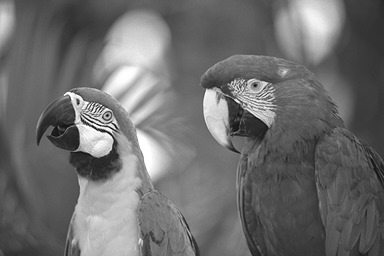
#> input picture Image/gray2.png, 384 x 256 px, found by its file name
$ python chuong6.py
#> lines starting #> are read from the running program, lines starting #| are printed output that depends on the picture
import cv2
import numpy as np
import matplotlib.pyplot as plt

def butterworth_lowpass_filter(shape, D0, n): #thông thấp
    P, Q = shape
    H = np.zeros((P, Q))
    for u in range(P):
        for v in range(Q):
            D = np.sqrt((u - P / 2) ** 2 + (v - Q / 2) ** 2)
            H[u, v] = 1 / (1 + (D / D0) ** (2 * n))
    return H

def butterworth_highpass_filter(shape, D0, n): #thông cao
    P, Q = shape
    H = np.zeros((P, Q))
    for u in range(P):
        for v in range(Q):
            D = np.sqrt((u - P / 2) ** 2 + (v - Q / 2) ** 2)
            if D == 0:
                H[u, v] = 0  # Tránh chia cho 0 bằng cách gán giá trị 0 cho trung tâm
            else:
                H[u, v] = 1 / (1 + (D0 / D) ** (2 * n))
    return H

def apply_filter(img, H):
    # Thực hiện biến đổi Fourier
    dft = cv2.dft(np.float32(img), flags=cv2.DFT_COMPLEX_OUTPUT)
    dft_shift = np.fft.fftshift(dft)

    # Áp dụng bộ lọc Butterworth trên phổ tần số
    dft_shift_filtered = dft_shift.copy()
    dft_shift_filtered[:, :, 0] *= H
    dft_shift_filtered[:, :, 1] *= H

    # Biến đổi ngược Fourier để có ảnh sau khi lọc
    f_ishift = np.fft.ifftshift(dft_shift_filtered)
    img_back = cv2.idft(f_ishift)
    img_back = cv2.magnitude(img_back[:, :, 0], img_back[:, :, 1])

    return img_back

# Đọc ảnh dưới dạng grayscale
img = cv2.imread('E:/Daihoc/XuLyAnh/Image/gray2.png', 0)
#> img is the input picture: shape (256, 384); min 2, max 255, mean 109.6

# Tham số của bộ lọc Butterworth
D0 = 30  # Tần số cắt
n = 2    # Bậc của bộ lọc

# Tạo bộ lọc Butterworth thông thấp và thông cao
H_low = butterworth_lowpass_filter(img.shape, D0, n)
H_high = butterworth_highpass_filter(img.shape, D0, n)

# Áp dụng bộ lọc Butterworth
img_low_filtered = apply_filter(img, H_low)
#> in apply_filter, `img_back = cv2.magnitude(img_back[:, :, 0], img_back[:, :, 1])`:
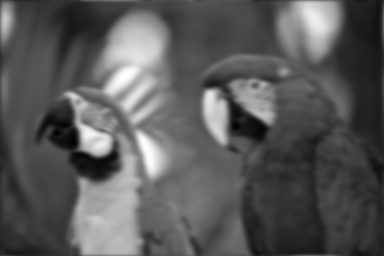
#> img_back: shape (256, 384) float32; min 2838662.2, max 25417428, mean 10777925; drawn with min black and max white
img_high_filtered = apply_filter(img, H_high)
#> in apply_filter (call 2), `img_back = cv2.magnitude(img_back[:, :, 0], img_back[:, :, 1])`:
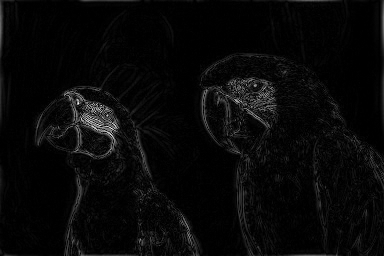
#> img_back: shape (256, 384) float32; min 7.28, max 15081952, mean 517054.8; drawn with min black and max white

# Hiển thị ảnh gốc và ảnh sau khi lọc Butterworth
plt.figure(figsize=(18, 6))
plt.subplot(131), plt.imshow(img, cmap='gray')
plt.title('Ảnh gốc'), plt.xticks([]), plt.yticks([])

plt.subplot(132), plt.imshow(img_low_filtered, cmap='gray')
plt.title('Ảnh sau khi lọc Butterworth thông thấp'), plt.xticks([]), plt.yticks([])

plt.subplot(133), plt.imshow(img_high_filtered, cmap='gray')
plt.title('Ảnh sau khi lọc Butterworth thông cao'), plt.xticks([]), plt.yticks([])

plt.show()
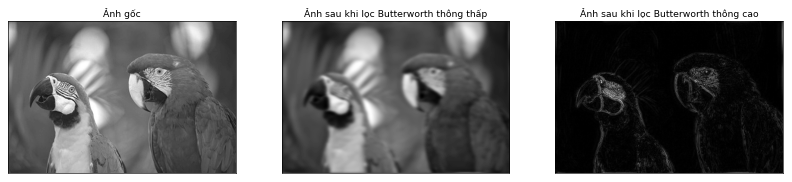
#> figure drawn by matplotlib, 3 panels
